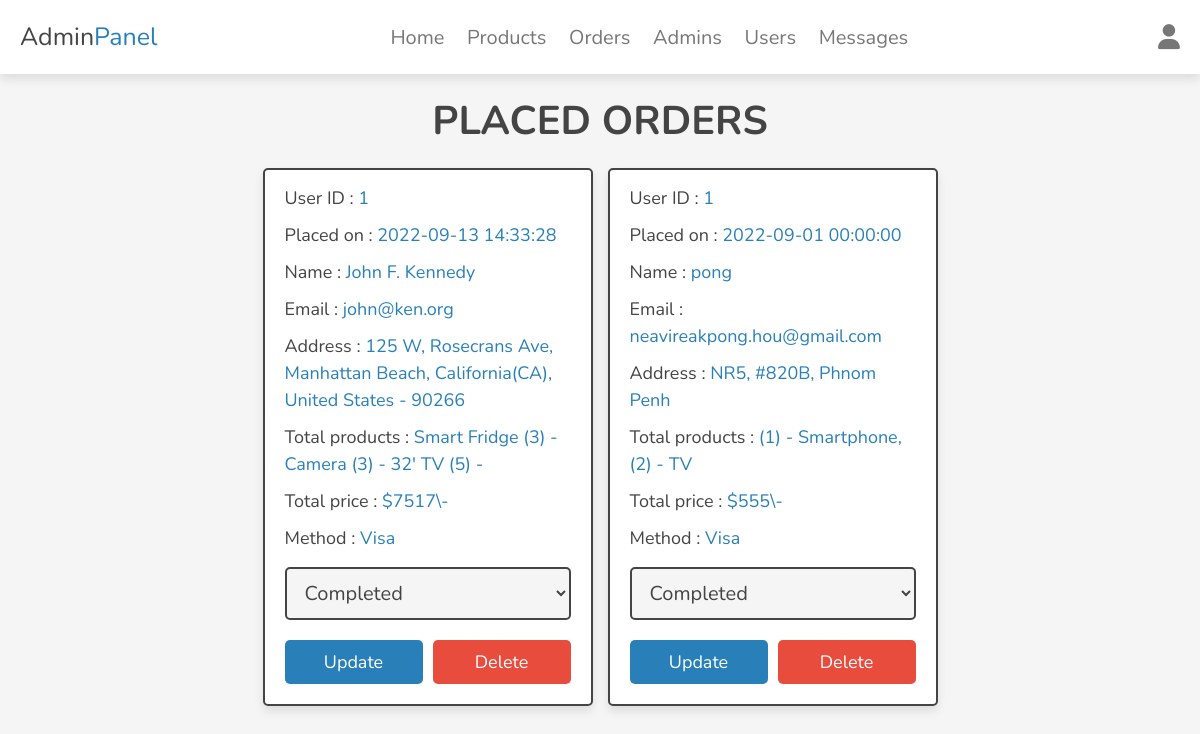
/admin/placed_orders.php (signed in), run on the app's committed database.
### tables this page shows
CREATE TABLE `orders` (
  `id` int(100) NOT NULL,
  `user_id` int(100) NOT NULL,
  `name` varchar(20) NOT NULL,
  `number` varchar(12) NOT NULL,
  `email` varchar(50) NOT NULL,
  `method` varchar(50) NOT NULL,
  `address` varchar(500) NOT NULL,
  `total_products` varchar(1000) NOT NULL,
  `total_price` float NOT NULL,
  `placed_on` datetime NOT NULL DEFAULT current_timestamp(),
  `payment_status` varchar(20) NOT NULL DEFAULT 'pending'
);

### admin/placed_orders.php (the view, shortened to what this page needs)
<?php
include "../components/connect.php";
?>
<!DOCTYPE html>
<html lang="en">
<head>
   <link rel="stylesheet" href="https://cdnjs.cloudflare.com/ajax/libs/font-awesome/6.2.0/css/all.min.css">
   <link rel="stylesheet" href="../css/admin_style.css">
</head>
<body>
<?php include '../components/admin_header.php' ?>
<section class="placed-orders">
   <h1 class="heading">Placed orders
   </h1>
   <div class="box-container">
      <?php
         if (isset($_GET['user_id'])) {
            $select_orders = $conn->prepare("SELECT * FROM `orders` WHERE user_id = ? ORDER BY placed_on DESC");
            $select_orders->execute([$_GET['user_id']]);
         }
         else {
            $select_orders = $conn->prepare("SELECT * FROM `orders` ORDER BY placed_on DESC");
            $select_orders->execute();
         }
         if ($select_orders->rowCount() > 0) {
            while ($fetch_orders = $select_orders->fetch(PDO::FETCH_ASSOC)) {
      ?>
      <div class="box">
         <p> User ID : <span><?= $fetch_orders['user_id']; ?></span></p>
         <p> Placed on : <span><?= $fetch_orders['placed_on']; ?></span></p>
         <p> Name : <span><?= $fetch_orders['name']; ?></span></p>
         <p> Email : <span><?= $fetch_orders['email']; ?></span></p>
         <p> Address : <span><?= $fetch_orders['address']; ?></span></p>
         <p> Total products : <span><?= $fetch_orders['total_products']; ?></span></p>
         <p> Total price : <span>$<?= $fetch_orders['total_price']; ?>\-</span></p>
         <p> Method : <span style="text-transform:capitalize;"><?= $fetch_orders['method']; ?></span></p>
         <form action="" method="POST">
            <select name="payment_status" class="drop-down" required style="text-transform:capitalize;">
               <option value="" selected disabled><?= $fetch_orders['payment_status']; ?></option>
            </select>
            <div class="flex-btn">
               <input type="submit" value="update" class="btn" name="update_payment">
               <a href="placed_orders.php?delete=<?= $fetch_orders['id']; ?>" class="delete-btn" onclick="return confirm('Delete this order?');">Delete</a>
            </div>
         </form>
      </div>
      <?php
            }
         }
         else {
            echo '<p class="empty">No orders placed yet!</p>';
         }
      ?>
   </div>
</section>
</body>
</html>

### css/admin_style.css (style rules this page uses)
:root { --main-color: #2980b9; --red: #e74c3c; --orange: #f39c12; --black: #444; --white: #fff; --light-bg: #f5f5f5; --light-color: #777; --border: .2rem solid var(--black); --box-shadow: 0 .5rem 1rem rgba(0, 0, 0, .1); }
* { font-family: 'Nunito', sans-serif; margin: 0; padding: 0; box-sizing: border-box; text-decoration: none; outline: none; border: none; }
html { font-size: 62.5%; overflow-x: hidden; }
body { background-color: var(--light-bg); }
section { max-width: 1200px; margin: 0 auto; padding: 2rem; }
.btn, .delete-btn, .option-btn { display: block; margin-top: 1rem; border-radius: .5rem; cursor: pointer; width: 100%; font-size: 1.8rem; color: var(--white); padding: 1rem 3rem; text-transform: capitalize; text-align: center; }
.btn { background-color: var(--main-color); }
.delete-btn { background-color: var(--red); }
.flex-btn { display: flex; gap: 1rem; }
.heading { text-align: center; margin-bottom: 2rem; text-transform: uppercase; color: var(--black); font-size: 4rem; }
.placed-orders .box-container { display: grid; grid-template-columns: repeat(auto-fit, 33rem); gap: 1.5rem; justify-content: center; align-items: flex-start; }
.placed-orders .box-container .box { background-color: var(--white); border-radius: .5rem; box-shadow: var(--box-shadow); border: var(--border); padding: 2rem; padding-top: 1rem; }
.placed-orders .box-container .box p { padding: .5rem 0; line-height: 1.5; font-size: 1.8rem; color: var(--black); }
.placed-orders .box-container .box p span { color: var(--main-color); }
.placed-orders .box-container .box .drop-down { width: 100%; margin: 1rem 0; background-color: var(--light-bg); padding: 1rem 1.4rem; font-size: 2rem; color: var(--black); border: var(--border); border-radius: .5rem; }

### data on the page
orders: user "1", placed_on "2022-09-13 14:33:28", name "John F. Kennedy", email "john@ken.org", address "125 W, Rosecrans Ave, Manhattan Beach, California(CA), United States - 90266", total_products "Smart Fridge (3) - Camera (3) - 32' TV (5) -", total_price "7517", method "Visa", payment_status "completed"
orders: user "1", placed_on "2022-09-01 00:00:00", name "pong", email "neavireakpong.hou@gmail.com", address "NR5, #820B, Phnom Penh", total_products "(1) - Smartphone, (2) - TV", total_price "555", method "Visa", payment_status "completed"
